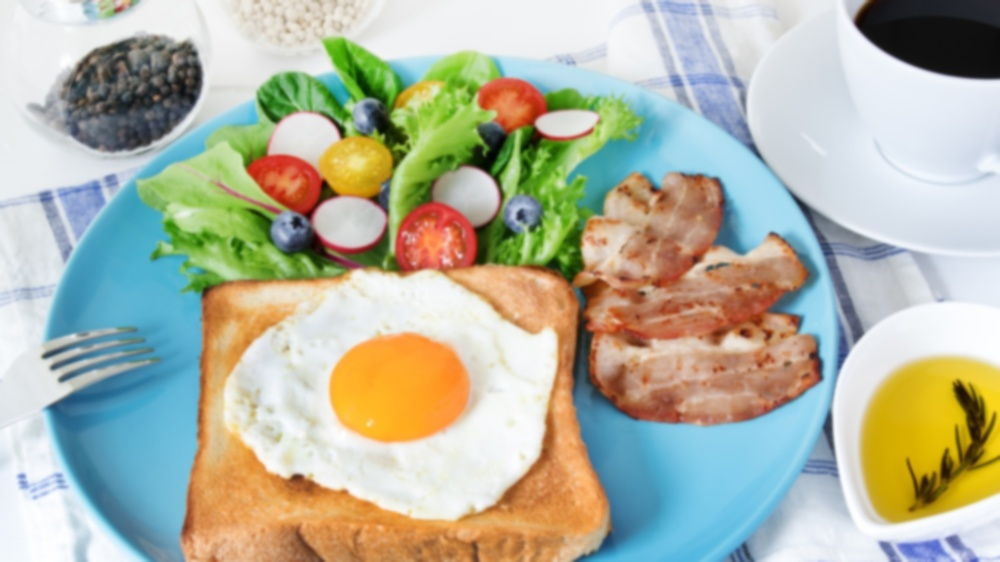
#> input picture lab 3/out/blur.jpg, 1000 x 562 px, shrunk from 1920 x 1080 before the run
$ python sharpness.py
#> lines starting #> are read from the running program, lines starting #| are printed output that depends on the picture
#> further down, image is the input picture: shape (562, 1000, 3); mean B, G, R 161.9, 180.7, 178.3
import cv2
import numpy as np

def sharp(image, kernel_size=(15, 15), sigma=0.0, amount=5.0, threshold=0):
#> called with kernel_size = (15, 15), sigma = 0, amount = 5, threshold = 0
    blurred = cv2.GaussianBlur(image, kernel_size, sigma)
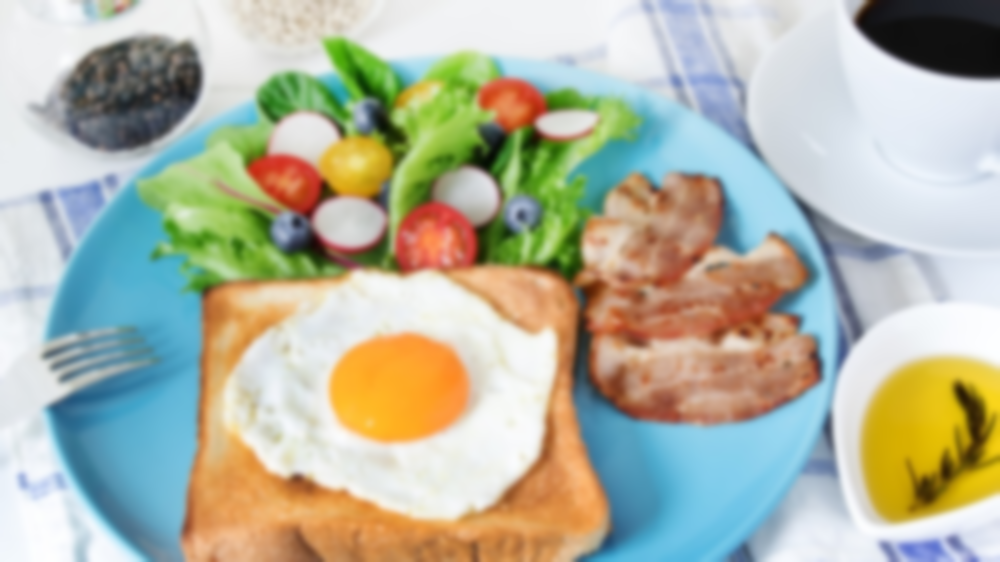
#> blurred: shape (562, 1000, 3); mean B, G, R 161.9, 180.7, 178.3
    sharpened = float(amount + 1) * image - float(amount) * blurred
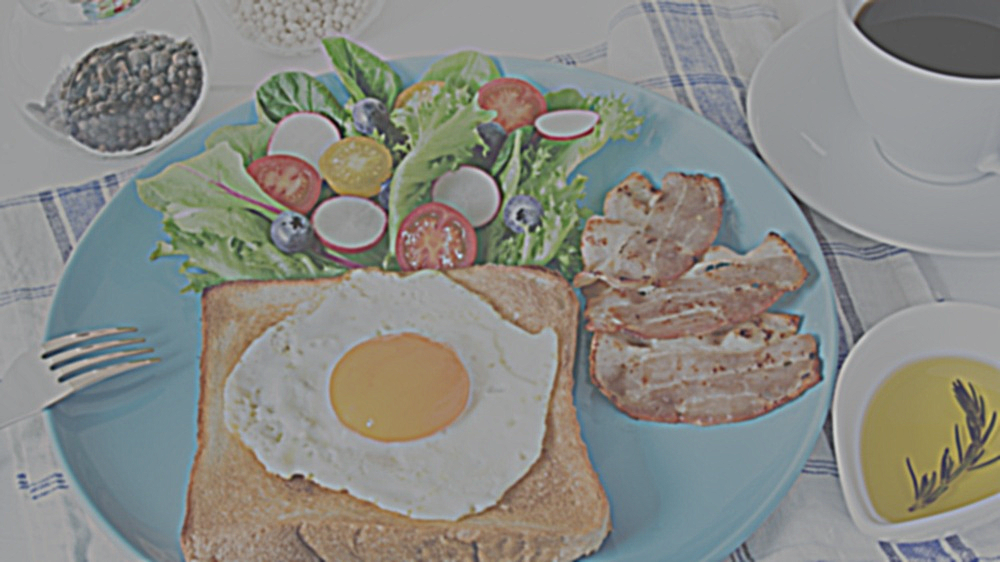
#> sharpened: shape (562, 1000, 3) float64; mean B, G, R 161.9, 180.7, 178.3; drawn with min black and max white
    sharpened = np.maximum(sharpened, np.zeros(sharpened.shape))
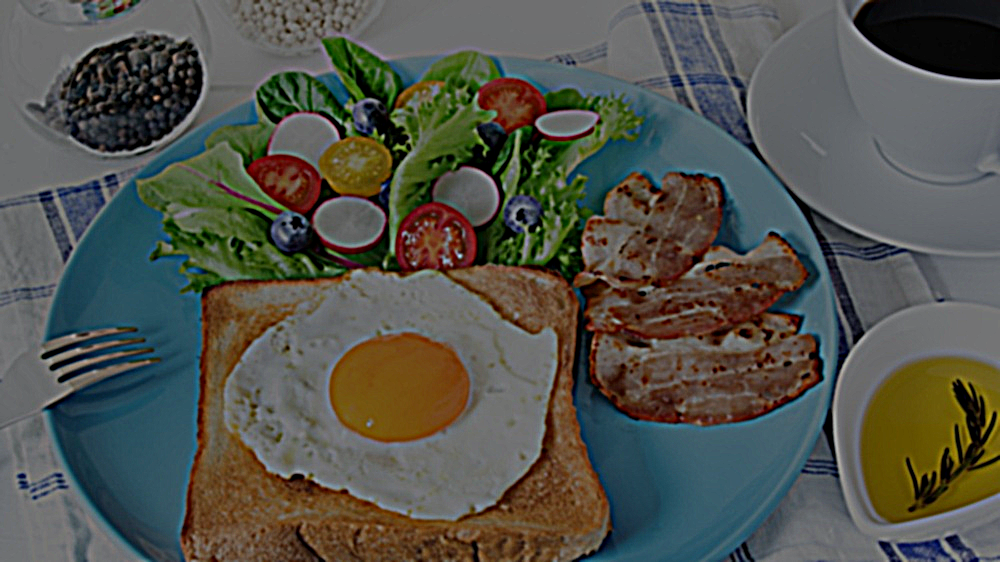
#> sharpened: shape (562, 1000, 3) float64; mean B, G, R 164.8, 182.1, 179.8; drawn with min black and max white
    sharpened = np.minimum(sharpened, 255 * np.ones(sharpened.shape))
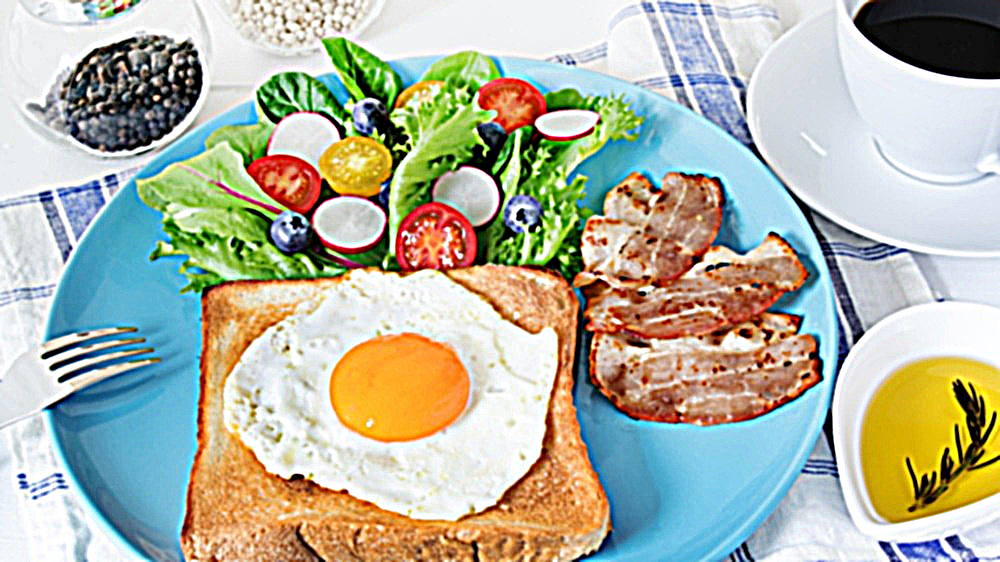
#> sharpened: shape (562, 1000, 3) float64; mean B, G, R 162.3, 180.3, 177.9
    sharpened = sharpened.round().astype(np.uint8)
    if threshold > 0:
        low_contrast_mask = np.absolute(image - blurred) < threshold
        np.copyto(sharpened, image, where=low_contrast_mask)
    return sharpened


image = cv2.imread('out/blur.jpg')
sharpened_image = sharp(image)
cv2.imwrite('out/my-sharpened-image5.jpg', sharpened_image)
